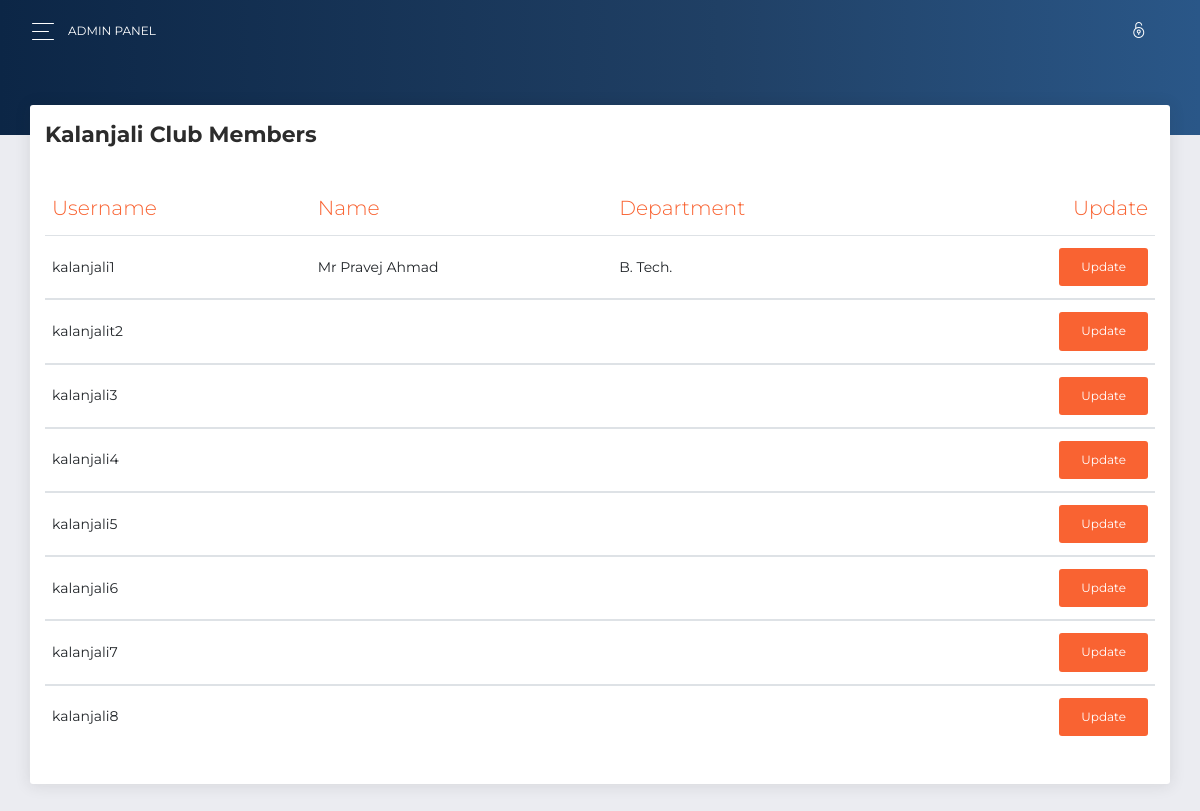
Page /admin/kalanjalimemberlist.php (signed in) on the committed database.
### tables this page shows
CREATE TABLE `teammember` (
  `id` int(11) NOT NULL,
  `username` varchar(30) NOT NULL,
  `password` varchar(30) NOT NULL,
  `role` varchar(30) NOT NULL,
  `post` varchar(30) NOT NULL,
  `name` varchar(30) NOT NULL,
  `image` varchar(300) NOT NULL,
  `auth` varchar(30) NOT NULL,
  `created_dt` timestamp NOT NULL DEFAULT current_timestamp(),
  `updated-dt` timestamp NOT NULL DEFAULT current_timestamp() ON UPDATE current_timestamp()
);

### admin/kalanjalimemberlist.php (the view, shortened to what this page needs)
<!DOCTYPE html>
<html lang="en">
<?php
include('plugins/head.php');
?>
<body class="">
    <div class="wrapper ">
        <?php
        include('plugins/header.php')
        ?>
        <div class="panel-header panel-header-sm">
        </div>
        <div class="content">
            <div class="row">
                <div class="col-md-12">
                    <div class="card">
                        <div class="card-header">
                            <h5 class="title">Kalanjali Club Members</h5>
                        </div>
                        <div class="card-body">
                            <div class="table-responsive">
                                <table class="table">
                                    <thead class=" text-primary">
                                        <th>Username</th>
                                        <th>Name</th>
                                        <th>Department</th>
                                        <th class="text-right">Update</th>
                                    </thead>
                                    <?php
                                    include('../dbs/connect.php');
                                    $sql = "SELECT * from teammember";
                                    $results = $connect->query($sql);
                                    while ($final = $results->fetch_assoc()) {
                                        if ($final['role'] == 'kalanjalitm') { ?>
                                            <tbody>
                                                <tr>
                                                    <td><?php
                                                        if ($final['role'] == 'kalanjalitm') { ?>
                                                            <?php echo $final['username'] ?>
                                                        <?php }
                                                        ?></td>
                                                    <td><?php
                                                        if ($final['role'] == 'kalanjalitm') { ?>
                                                            <?php echo $final['name'] ?>
                                                        <?php }
                                                        ?></td>
                                                    <td><?php
                                                        if ($final['role'] == 'kalanjalitm') { ?>
                                                            <?php echo $final['post'] ?>
                                                        <?php }
                                                        ?></td>
                                                    <td class="text-right">
                                                        <a href="memberupdate.php?up_id=<?php echo $final['id'] ?>"><button class="btn btn-primary">Update</button></a>
                                                    </td>
                                                </tr>
                                            </tbody>
                                        <?php } ?>
                                    <?php } ?>
                                </table>
                            </div>
                        </div>
                    </div>
                </div>
            </div>
        </div>
    </div>
</body>
</html>

### rows in the picture
teammember: username "kalanjali1", name "Mr Pravej Ahmad", post "B. Tech."
teammember: username "kalanjalit2"
teammember: username "kalanjali3"
teammember: username "kalanjali4"
teammember: username "kalanjali5"
teammember: username "kalanjali6"
teammember: username "kalanjali7"
teammember: username "kalanjali8"
